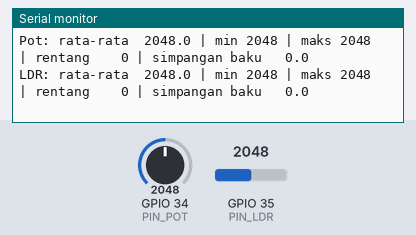
The sketch below on a simulated ESP32. On the bench: the last lines printed to the serial monitor. Inputs (shaded band) come from the test bench; at power-on: GPIO 35 (PIN_LDR) = 2048, GPIO 34 (PIN_POT) = 2048.

Above: at 12.5 s.
12.6 s: GPIO 35 (PIN_LDR) set to 1028
At 13.9 s:
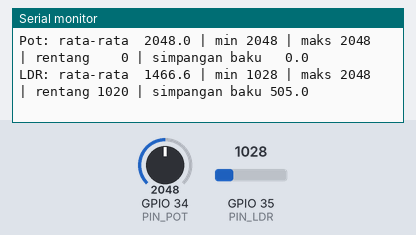
14.1 s: GPIO 35 (PIN_LDR) set to 927
At 14.5 s:
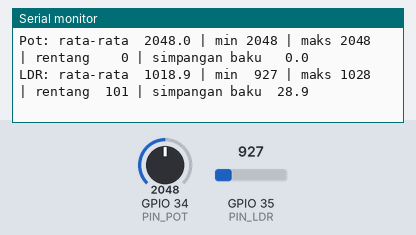

Measured:
- the behaviour switches between 1000 and 999 on GPIO 35 (PIN_LDR) (found by bisection; images 1 and 2)
- after the input at 12.6 s, the serial monitor: prints a new line after 0.58 s (image 1)
- after the input at 14.1 s, the serial monitor: prints a new line after 0.09 s (image 2)

The sketch:

p1_ukur_derau.ino
```cpp
/*
 * BAB 34 - Program 1: Mengukur Derau Sensor
 * Membaca potensiometer dan LDR setiap 5 ms tanpa delay(), lalu setiap
 * 200 sampel (1 detik) mencetak ringkasan derau: rata-rata, minimum,
 * maksimum, rentang, dan simpangan baku.
 *
 * Rangkaian: VR10K (potensiometer) → IO34, LDR → IO35
 */

#define PIN_POT 34  // potensiometer (VR10K) → IO34, ADC1
#define PIN_LDR 35  // LDR → IO35, ADC1

const int JUMLAH_SAMPEL = 200;  // 200 sampel × 5 ms = satu ringkasan per detik

// Timer serbaguna dari BAB 16
struct Timer {
  unsigned long interval;   // ms
  unsigned long waktuLalu;  // hasil millis() saat terakhir dijalankan

  // Mengembalikan true kalau sudah waktunya, lalu mencatat waktunya
  bool sudahWaktunya(unsigned long sekarang) {
    if (sekarang - waktuLalu >= interval) {
      waktuLalu = sekarang;
      return true;
    }
    return false;
  }
};

// Penampung statistik untuk satu sensor
struct Statistik {
  uint32_t jumlah;         // total nilai: paling besar 200 × 4095 = 819.000
  uint64_t jumlahKuadrat;  // total kuadrat nilai: bisa lebih dari 3 miliar
  int minimum;
  int maksimum;

  void mulaiUlang() {
    jumlah = 0;
    jumlahKuadrat = 0;
    minimum = 4095;  // sengaja diisi nilai terbesar supaya sampel pertama pasti lebih kecil
    maksimum = 0;    // sengaja diisi nilai terkecil supaya sampel pertama pasti lebih besar
  }

  void tambah(int nilai) {
    jumlah = jumlah + nilai;
    jumlahKuadrat = jumlahKuadrat + (uint64_t)nilai * nilai;
    if (nilai < minimum) minimum = nilai;
    if (nilai > maksimum) maksimum = nilai;
  }

  void cetak(const char *nama, int n) {
    double rataRata = (double)jumlah / n;
    double varian = (double)jumlahKuadrat / n - rataRata * rataRata;
    if (varian < 0) varian = 0;  // jaga-jaga galat pembulatan
    Serial.printf("%s: rata-rata %7.1f | min %4d | maks %4d | rentang %4d | simpangan baku %5.1f\n",
                  nama, rataRata, minimum, maksimum, maksimum - minimum, sqrt(varian));
  }
};

Timer timerSampel = {5, 0};  // ambil satu sampel setiap 5 ms
Statistik statPot;
Statistik statLdr;
int banyakSampel = 0;

void setup() {
  Serial.begin(115200);
  statPot.mulaiUlang();
  statLdr.mulaiUlang();
  Serial.println("BAB 34 - Program 1: Mengukur Derau Sensor");
  Serial.println("Biarkan kenop dan LDR diam. Ringkasan muncul setiap 1 detik.");
}

void loop() {
  unsigned long sekarang = millis();

  if (timerSampel.sudahWaktunya(sekarang)) {
    statPot.tambah(analogRead(PIN_POT));
    statLdr.tambah(analogRead(PIN_LDR));
    banyakSampel = banyakSampel + 1;

    if (banyakSampel == JUMLAH_SAMPEL) {
      statPot.cetak("Pot", banyakSampel);
      statLdr.cetak("LDR", banyakSampel);
      Serial.println();
      statPot.mulaiUlang();  // mulai menghitung ringkasan berikutnya dari nol
      statLdr.mulaiUlang();
      banyakSampel = 0;
    }
  }
}
```
